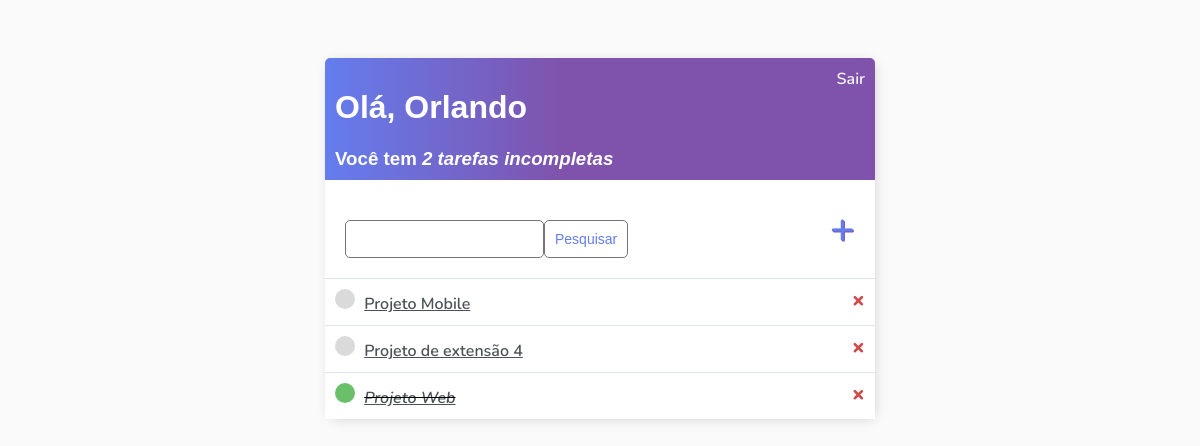
The app's page / (signed in), older data.
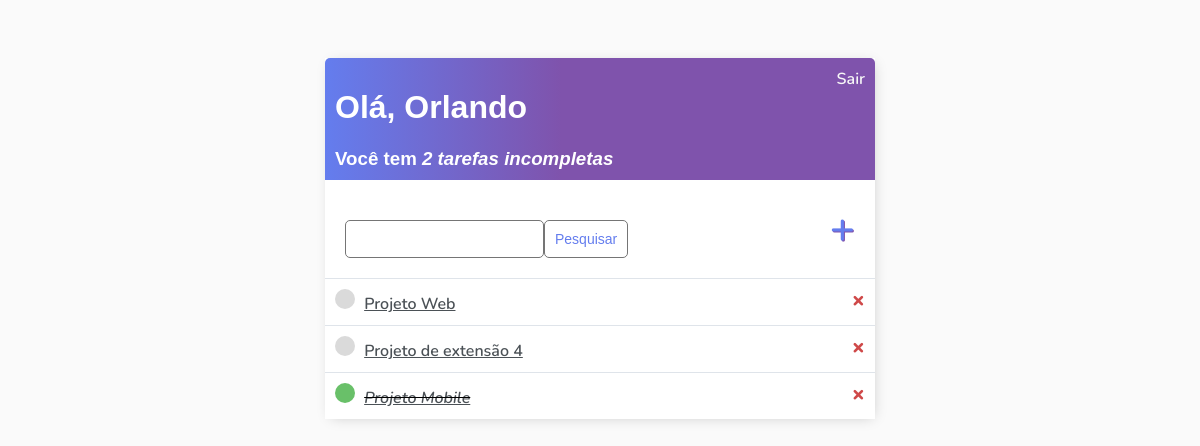
The same page, newer data.
### app/models.py (models this page shows)
class Task(models.Model):
    user = models.ForeignKey(User, on_delete=models.CASCADE, null=True, blank=True)
    title = models.CharField(max_length=200)
    description = models.TextField(null=True, blank=True)
    complete = models.BooleanField(default=False)
    created = models.DateTimeField(auto_now_add=True)
    def __str__(self):
        return self.title
    class Meta:
        ordering = ['complete']

### app/views.py (the view)
# urls.py: path('', TaskList.as_view(), name='tasks'),
class TaskList(LoginRequiredMixin, ListView):
    model = Task
    context_object_name: 'task_list'
    def get_context_data(self, **kwargs):
        context = super().get_context_data(**kwargs)
        context['task_list'] = context['task_list'].filter(
            user=self.request.user)
        context['count'] = context['task_list'].filter(complete=False).count()
        search_input = self.request.GET.get('search-area') or ''
        if search_input:
            context['task_list'] = context['task_list'].filter(
                title__contains=search_input)
        context['search_input'] = search_input
        return context

### app/templates/app/task_list.html (shortened to what this page needs)
{% extends 'app/main.html'%} {% block content %}
<div class="header-bar">
  <div>
    <h1>Olá, {{request.user|title}}</h1>
    <h3 style="margin:0">
      Você tem <i>{{count}} tarefa{{ count|pluralize:"s" }} incompleta{{count|pluralize:"s" }}</i>
    </h3>
  </div>
  {% if request.user.is_authenticated %}
  <a href="{% url 'logout' %}">Sair</a>
  {% else %}
  <a href="{% url 'login' %}">Entrar</a>
  {% endif %}
</div>
<div id="search-add-wrapper">
  <form action="" method="GET" style="margin-top: 20px; display: flex">
    <input type="text" name="search-area" value="{{search_input}}" />
    <input class="button" type="submit" value="Pesquisar" />
  </form>
  <a id="add-link" href="{% url 'task-create' %}">&#x2b;</a>
</div>
<div class="task.items-wrapper">
  {% for task in task_list %}
  <div class="task-wrapper">
    <div class="task.title">
      {% if task.complete %}
      <div class="task-complete-icon"></div>
      <i><s><a href="{% url 'task-update' task.id %}">{{task}}</a></s></i>
      {% else %}
      <div class="task-incomplete-icon"></div>
      <a href="{% url 'task-update' task.id %}">{{task}}</a> {% endif %}
    </div>
    <div class="task-controls">
      <a class="delete-link" href="{% url 'task-delete' task.id %}">&#215;</a>
    </div>
  </div>
  {% endfor %}
</div>
{% endblock content %}

### app/templates/app/main.html (shortened to what this page needs)
<!DOCTYPE html>
<html lang="pt-br">
  <head>
  </head>
  <body>
    <div class="container">
      {% block content %}
      {% endblock content %}
    </div>
  </body>
</html>

### app/templates/app/main.html (style rules this page uses)
body { background-color: #fafafa; font-family: "Nunito", sans-serif; padding-top: 50px; }
h1, h2, h3, h4, h5, h6 { font-family: "Raleway", sans-serif; }
a, p { color: #4b5156; }
a { font-weight: 600; }
.container { max-width: 550px; margin: auto; background-color: #fff; -webkit-box-shadow: 2px 2px 13px -4px rgba(0, 0, 0, 0.21); box-shadow: 2px 2px 13px -4px rgba(0, 0, 0, 0.21); }
input { outline: none; border: none; }
.header-bar { display: flex; justify-content: space-between; color: #fff; padding: 10px; border-radius: 5px 5px 0 0; background: linear-gradient(90deg, #647dee 0%, #7f53ac 43%, #7f53ac 100%); }
.header-bar a { color: rgb(247, 247, 247); text-decoration: none; }
.task-wrapper { display: flex; align-items: center; justify-content: space-between; padding: 10px; background-color: #fff; border-top: 1px solid #dfe4ea; overflow: hidden; }
.task-complete-icon { display: inline-block; height: 20px; width: 20px; margin-right: 5px; background-color: rgb(105, 192, 105); border-radius: 50%; }
.task-incomplete-icon { display: inline-block; margin-right: 5px; height: 20px; width: 20px; background-color: rgb(218, 218, 218); border-radius: 50%; }
.delete-link { text-decoration: none; font-weight: 900; color: #cf4949; font-size: 22px; line-height: 0; padding: 20px 0px; }
#add-link { color: #647dee; text-decoration: none; font-size: 42px; text-shadow: 1px 1px #7f53ac; }
#search-add-wrapper { display: flex; justify-content: space-between; align-items: center; padding: 20px; }
input[type="text"], input[type="password"], textarea { border: 1px solid #757575; border-radius: 5px; padding: 10px; width: 90%; }
::placeholder { font-weight: 300; opacity: 0.5; }
.button { border: 1px solid #757575; background-color: #fff; color: #647dee; padding: 10px; font-size: 14px; border-radius: 5px; cursor: pointer; text-decoration: none; }

Row changes from the older to the newer data that the page shows:
changed Task "Projeto Web": complete True → False (drawn); moves up the list
shown differently, row unchanged: Task "Projeto de extensão 4": moves down the list
changed Task "Projeto Mobile": complete False → True (drawn)
